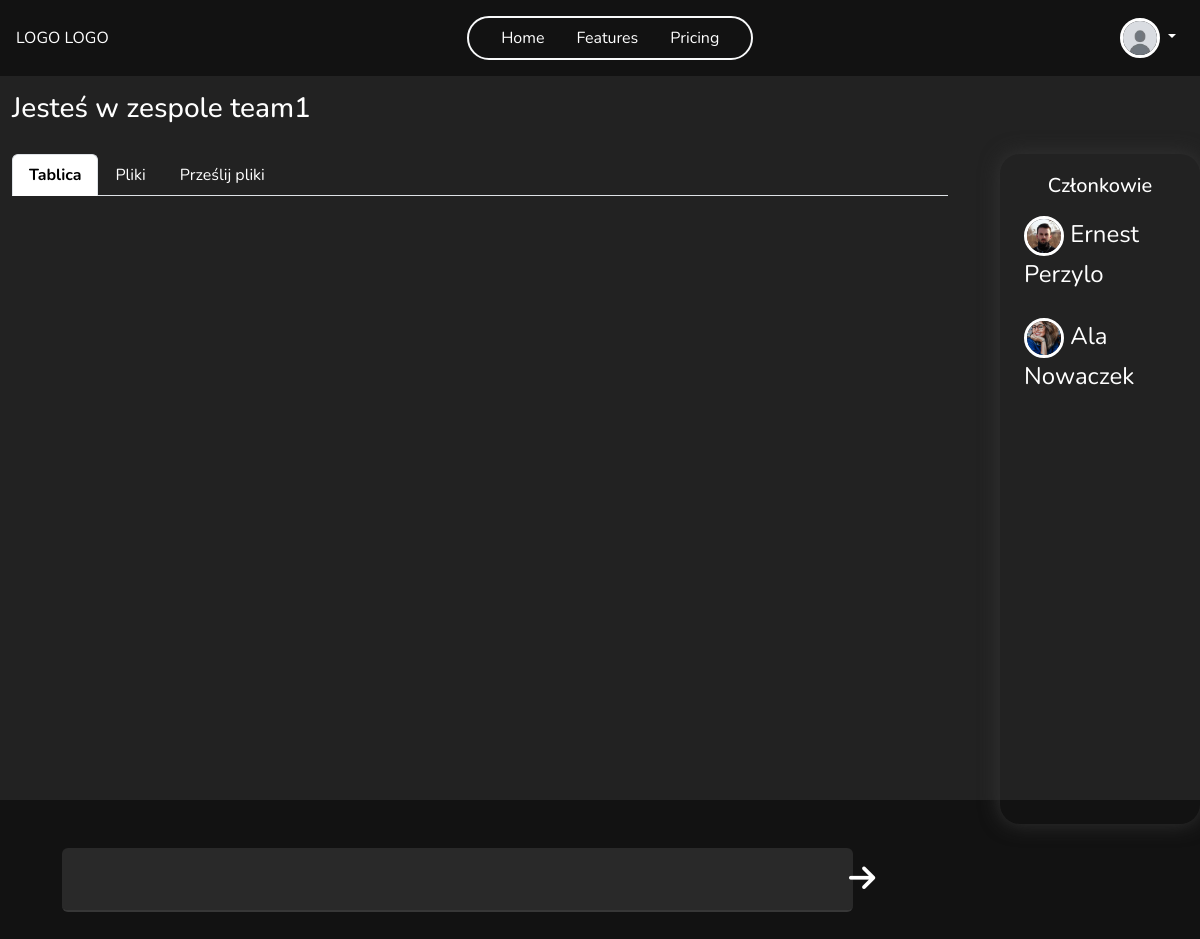
The app's page /team/5/board (signed in) with its own data.
### main/models.py (models this page shows, shortened)
class Profile(models.Model):
    user = models.OneToOneField(User, on_delete=models.CASCADE)
    image = models.ImageField(default='default.jpg', upload_to=UniqueFileName('profile_pics'))
    bio = models.TextField(max_length=500, blank=True, null=True)
    country = CountryField(default = 'PL')
    age = models.PositiveSmallIntegerField(blank=True, null=True)
    phone_number = models.CharField(max_length=20, blank=True, null=True)
    website = models.CharField(max_length=255, blank=True, null=True)

class Team(models.Model):
    name = models.CharField(max_length=255)
    founder = models.ForeignKey(User, on_delete=models.CASCADE, related_name='team_founder')
    members = models.ManyToManyField(User, through='TeamMembership', related_name='team_member', blank=True)
    key = models.OneToOneField(Key, on_delete=models.SET_NULL, null=True, blank=True, related_name='team_key', unique=True)
    def get_members(self):
        return TeamMembership.objects.filter(team=self)
    class Meta:
        permissions = [
            ("add_new_member", "Can add new team memeber"),
            ("delete_member", "Can delete team memeber"),
            ("manage_perms", "Can manage all permission in team"),
            ("view_logs", "Can see team logs")
        ]

class TeamMembership(models.Model):
    user = models.ForeignKey(User, on_delete=models.CASCADE)
    team = models.ForeignKey(Team, on_delete=models.CASCADE)
    groups = models.ManyToManyField(Group)
    def get_fullname_member(self):
        return f'{self.user.get_full_name()}'

### main/views.py (the view)
# urls.py: path('team/<int:id>/board', views.team_board, name='team_board'),
@login_required
def team_board(request, id):
    team, members = get_team_and_members(id)
    team_messages = TeamMessage.objects.filter(team=team)
    if request.user.is_authenticated:
        user = request.user
        user_permissions = get_user_perms(user, team)
    if request.method == 'POST':
        form = AddTeamMessage(request.POST)
        if form.is_valid():
            message = form.save(commit=False)
            message.team = team
            message.author = user
            message.save()
            TeamActivityLog.objects.create(user = user, action = f'Dodano nowy wpis.', team=team)
            return redirect('team_board', id=team.id)
    else:
        form = AddTeamMessage()
    context = {'team':team, 'members':members, 'user':user, 'user_permissions':user_permissions, 'team_messages':team_messages, 'form':form}
    return render(request, 'teams/team_board.html', context=context)

### main/forms.py
class AddTeamMessage(ModelForm):
    class Meta:
        model= TeamMessage
        fields = ['content']
    def __init__(self, *args, **kwargs):
        super().__init__(*args, **kwargs)
        self.fields['content'].label = False

### main/permission_tools.py (called while the page is built)
def get_user_perms(user, team):
    team_membership = TeamMembership.objects.filter(user=user, team=team).first()
    user_permissions = []
    if team_membership:
        group = team_membership.groups.first()
        if group:
            user_permissions += list(group.permissions.values_list('codename', flat=True))
    return user_permissions

### main/views.py (called while the page is built)
def get_team_and_members(id):
    team = get_object_or_404(Team, pk=id)
    members = team.get_members()
    return team, members

### main/templates/teams/team_board.html (shortened to what this page needs)
{% extends "main/base.html" %}
{% load crispy_forms_tags %}
{% block navbar %}
    {% include 'main/navbar.html' %}
{% endblock navbar %}
{% block content %}
<div class="container-fluid team-container ">
  <h3 class="mt-3">Jesteś w zespole {{team.name}}</h3>
    <div class="row ">
        <div class="col-10 team-col">
            <ul class="nav nav-tabs">
                <li class="nav-item">
                  <a class="nav-link" aria-current="page" href="{% url 'team_board' team.id %}">Tablica</a>
                </li>
                <li class="nav-item">
                  <a class="nav-link" href="{% url 'team_files' team.id %}">Pliki</a>
                </li>
                <li class="nav-item">
                  <a class="nav-link" href="{% url 'team_add_file' team.id %}">Prześlij pliki</a>
                </li>
              </ul>
            <div class="team-content">
              {% block team-content %}
                  <div class="container-fluid div-board">
                    <div class="row w-100">
                      <form method="POST" class="send-msg row">
                        {{form|crispy}}
                        <button type="submit"><i class="fa-solid fa-arrow-right"></i></button>
                      </form>
                    </div>
                  </div>
              {% endblock team-content %}
            </div>
        </div>
        <div class="col-2 members-col" >
            <h5 class="text-center ">Członkowie</h5>
          {% for member in members %}
            <div class="row d-flex align-items-center ">
                <div class="member-name d-flex justify-content-between ">
                    <div>
                      <img src="{{ member.user.profile.image.url }}" class="rounded-circle img-profile">
                      {{member.get_fullname_member}}
                    </div>
                </div>
            </div>
          {% endfor %}
        </div>
    </div>
</div>
{% endblock content %}

### main/templates/main/navbar.html (shortened to what this page needs)
<nav class="navbar navbar-expand-lg my-nav text-light justify-content-center position-relative p-3 z-3">
  <div class="d-flex justify-content-between w-100 align-items-center">
    <a class=" nav-link" href="/">LOGO LOGO</a>
    <ul class="navbar-nav mb-2 mb-lg-0 justify-content-center border border-2 border-light rounded-pill px-4 gap-3 ">
      <li class="nav-item">
        <a class="nav-link active" aria-current="page" href="{% url 'home' %}">Home</a>
      </li>
      <li class="nav-item">
        <a class="nav-link" href="#">Features</a>
      </li>
      <li class="nav-item">
        <a class="nav-link" href="#">Pricing</a>
      </li>
    </ul>
    <div class="navbar-nav ">
      {% if user.is_authenticated %}
          <div class="nav-item dropdown ml-auto">
            <a class="nav-link dropdown-toggle" href="#" role="button" data-bs-toggle="dropdown" aria-expanded="true">
              <img src="{{ user.profile.image.url }}" class="rounded-circle img-profile">
            </a>
          </div>
      {% else %}
      <a
        class="nav-link border border-2 border-light rounded-pill d-flex justify-content-center align-items-center gap-3 position-relative login-icon"
        href="{% url 'my-login' %}">Login<i class="fa-solid fa-user border border-2 border-light rounded-circle position-absolute button-icon"></i></a>
      {% endif %}
    </div>
  </div>
</nav>

### static/style/new.css (style rules this page uses)
* { padding: 0; margin: 0; box-sizing: border-box; font-family: 'Nunito', sans-serif; }
.bg { background-color: #121212 !important; color: white; }
.navbar { height: 76px !important; }
.nav-link { color: white !important; }
.img-profile { width: 40px ; height: 40px; object-fit: cover; border: 3px solid white; }

### static/style/profile.css (style rules this page uses)
.text-light { color: #babbbc !important; }

### static/style/team.css (style rules this page uses)
.team-container { height: calc(100vh - 76px); background-color: #222222; }
.team-col { border-radius: 20px; width: 80% !important; margin-right: 40px; padding: 20px; }
.nav-tabs .nav-link.active { color: black !important; font-weight: 700 !important; }
.members-col { box-shadow: 0 0 20px rgb(52, 52, 52) !important; max-height: 780px !important; border-radius: 20px; padding: 20px; overflow:auto; margin-top: 20px !important; max-height: 670px !important; overflow-y: auto ; }
.members-col .row { margin: 10px 10px 10px 0; }
.member-name { font-size: 24px; width: auto; padding: 8px; position: relative; }
.nav-tabs { margin-bottom: 30px !important; }
form input, form select, form textarea { background-color:#292929 !important; border: none !important; color: white !important; border-bottom: solid 2px #373737!important; }
.div-board { height: 702px; overflow-y: auto; display: flex; flex-direction: column; justify-content: flex-end; }
.send-msg { padding: 15px 5px 0 50px !important; margin-top: 5px; position: relative; }
.send-msg button { width: 60px; height: 60px; border-radius: 50%; background-color: transparent; border: none; position: absolute; top: 17px; right: 20px; }
.send-msg button .fa-arrow-right { font-size: 30px; color: white; }
form textarea { width: 95% !important; height: 64px; padding: 12px 20px; box-sizing: border-box; font-size: 16px; resize: none; }

### records on screen
Team: name "team1"
TeamMembership: user.profile.image (picture), get_fullname_member "Ernest Perzylo"
TeamMembership: user.profile.image (picture), get_fullname_member "Ala Nowaczek"
